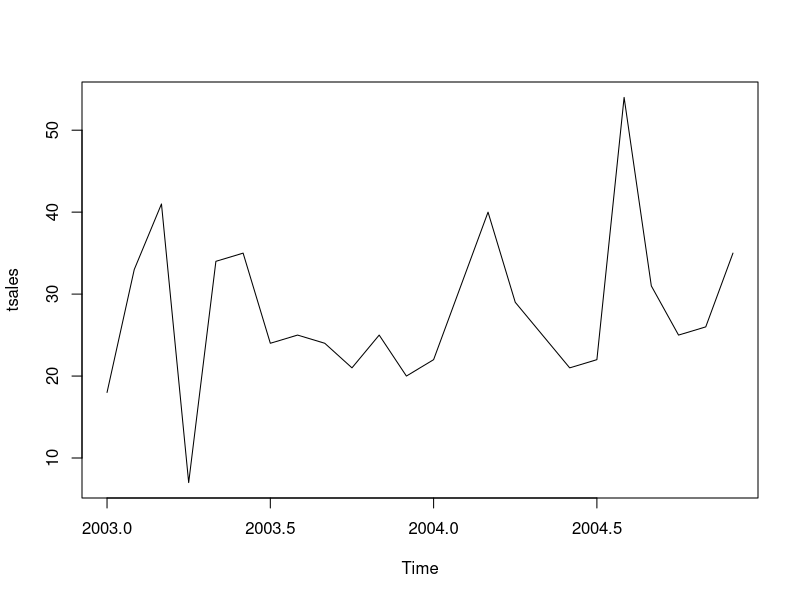
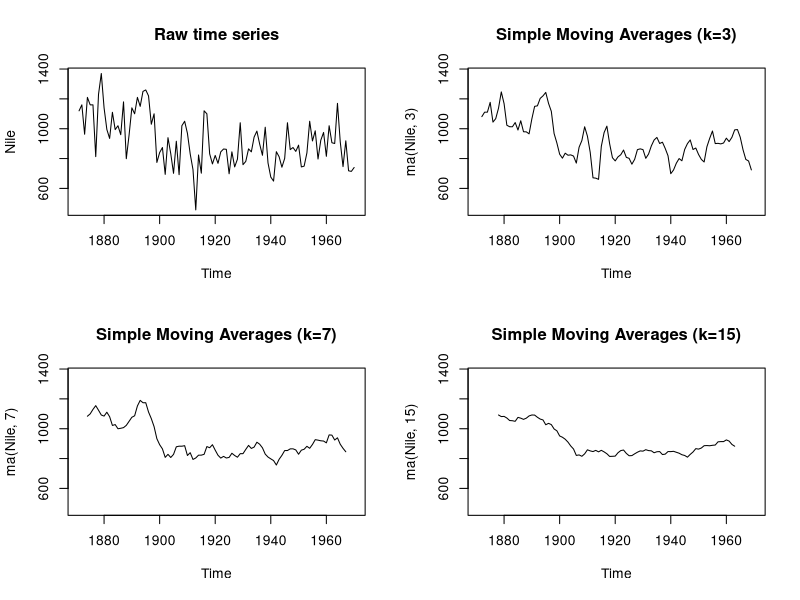
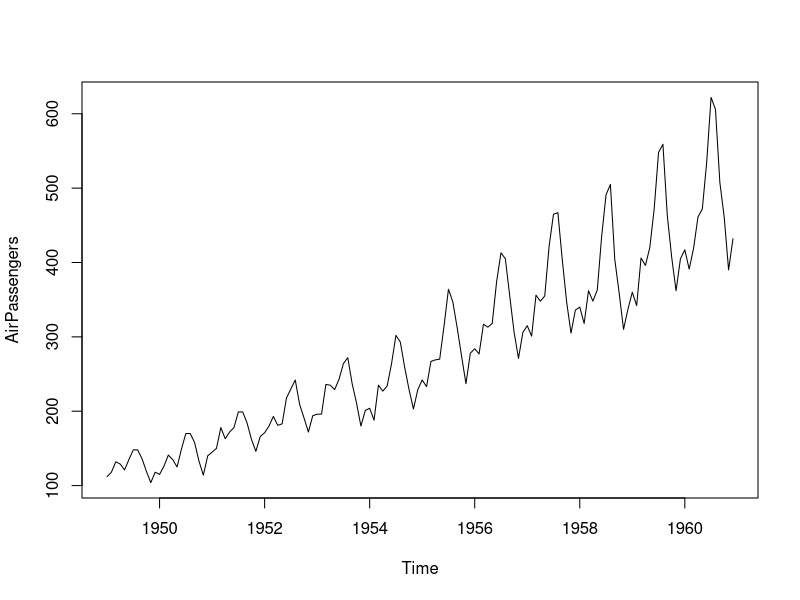
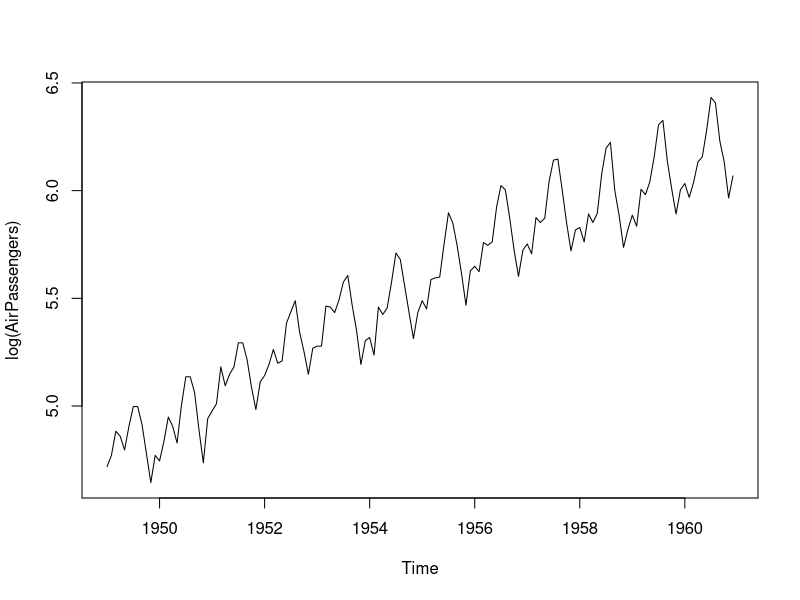
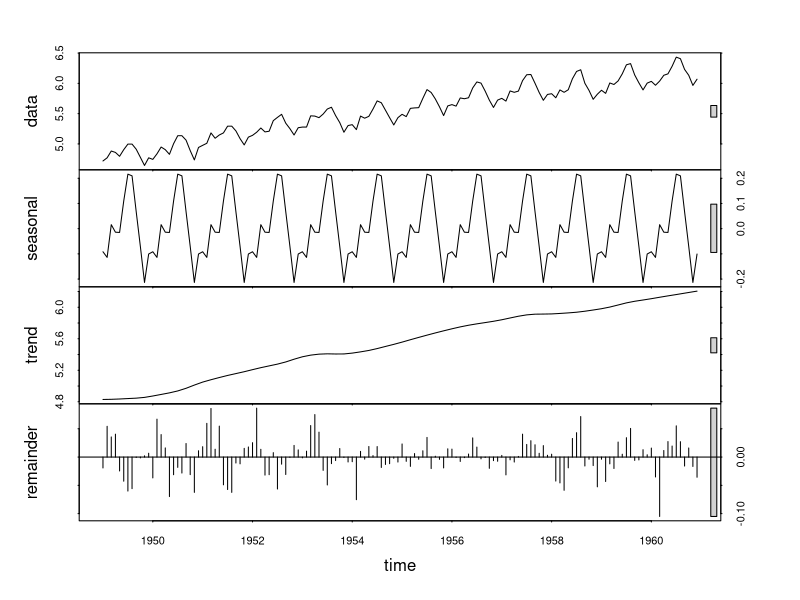
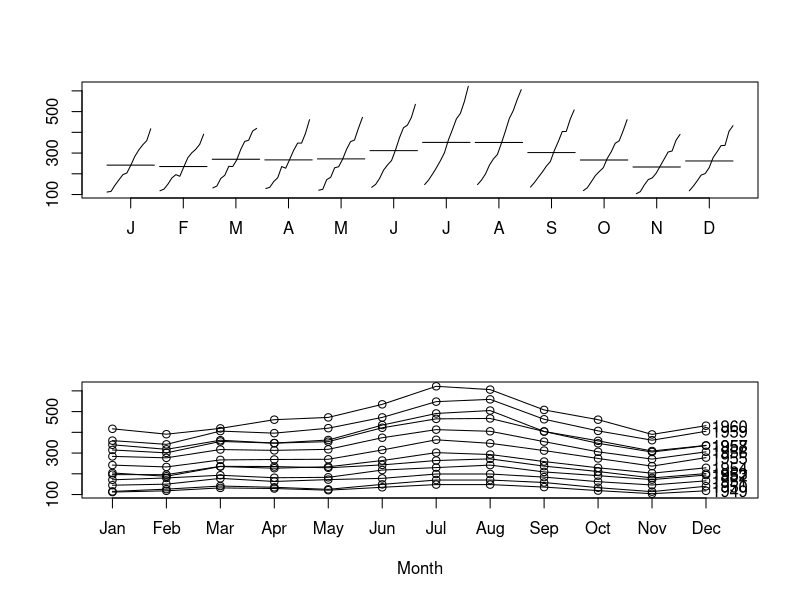
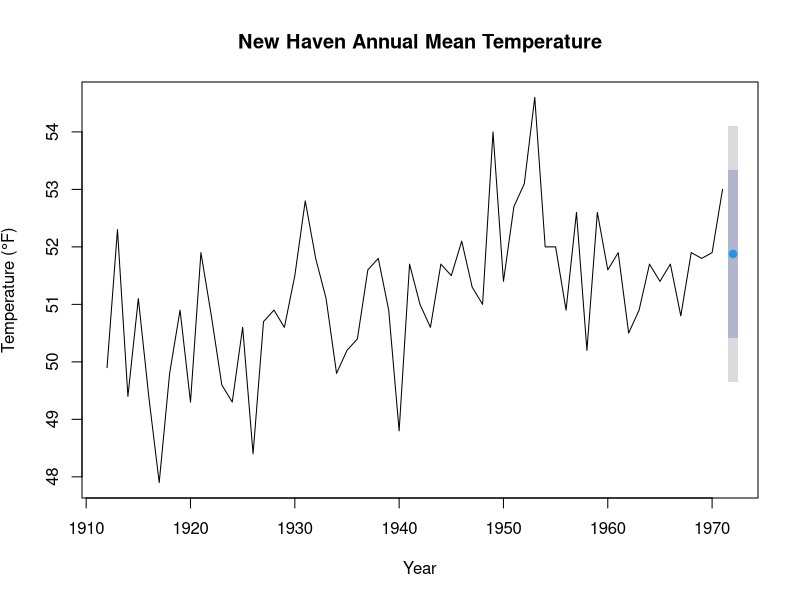

The R script that drew these images, in order: (Note: this script raises an error after producing the figures.)
#-----------------------------------------#
# R in Action (2nd ed): Chapter 15        #
# Time series                             #
# requires forecast, tseries packages     #
# install.packages("forecast", "tseries") #
#-----------------------------------------#

par(ask=TRUE)

# Listing 15.1 - Creating a time series object in R
sales <- c(18, 33, 41,  7, 34, 35, 24, 25, 24, 21, 25, 20, 
           22, 31, 40, 29, 25, 21, 22, 54, 31, 25, 26, 35)
tsales <- ts(sales, start=c(2003, 1), frequency=12) 
tsales
plot(tsales)

start(tsales) 
end(tsales)
frequency(tsales)

tsales.subset <- window(tsales, start=c(2003, 5), end=c(2004, 6))
tsales.subset


# Listing 15.2 - Simple moving averages
library(forecast)
opar <- par(no.readonly=TRUE)
par(mfrow=c(2,2))
ylim <- c(min(Nile), max(Nile))
plot(Nile, main="Raw time series")
plot(ma(Nile, 3), main="Simple Moving Averages (k=3)", ylim=ylim)
plot(ma(Nile, 7), main="Simple Moving Averages (k=7)", ylim=ylim)
plot(ma(Nile, 15), main="Simple Moving Averages (k=15)", ylim=ylim)
par(opar)


# Listing 15.3 - Seasonal decomposition using slt()
plot(AirPassengers)                                               
lAirPassengers <- log(AirPassengers)
plot(lAirPassengers, ylab="log(AirPassengers)")
fit <- stl(lAirPassengers, s.window="period")           
plot(fit)
fit$time.series                                 
exp(fit$time.series)


par(mfrow=c(2,1))
library(forecast)
monthplot(AirPassengers, xlab="",  ylab="")  
seasonplot(AirPassengers, year.labels="TRUE", main="")
par(opar)


# Listing 15.4 - Simple exponential smoothing
library(forecast) 
fit <- HoltWinters(nhtemp, beta=FALSE, gamma=FALSE)      
fit

forecast(fit, 1)  

plot(forecast(fit, 1), xlab="Year", 
     ylab=expression(paste("Temperature (", degree*F,")",)),
     main="New Haven Annual Mean Temperature") 

accuracy(fit) # WRONG ?                                            


# Listing 15.5 - Exponential smoothing with level, slope, and seasonal components
fit <- HoltWinters(log(AirPassengers))      
fit

accuracy(fit)

pred <- forecast(fit, 5)                                  
pred
plot(pred, main="Forecast for Air Travel", 
     ylab="Log(AirPassengers)", xlab="Time")       
pred$mean <- exp(pred$mean)
pred$lower <- exp(pred$lower)
pred$upper <- exp(pred$upper)
p <- cbind(pred$mean, pred$lower, pred$upper)
dimnames(p)[[2]] <- c("mean", "Lo 80", "Lo 95", "Hi 80", "Hi 95")
p


# Listing 15.6 - Automatic exponential forecasting with ets()
library(forecast)
fit <- ets(JohnsonJohnson)
fit
plot(forecast(fit), main="Johnson and Johnson Forecasts", 
     ylab="Quarterly Earnings (Dollars)", xlab="Time")


# Listing 15.7 - Transforming the time series and assessing stationarity
library(forecast)
library(tseries)
plot(Nile)
ndiffs(Nile)
dNile <- diff(Nile)                                              
plot(dNile)
adf.test(dNile)


# Listing 15.8 - Fit an ARIMA model
fit <- arima(Nile, order=c(0,1,1))                                 
fit
accuracy(fit)


# Listing 15.9 - Evaluating the model fit
qqnorm(fit$residuals)     
qqline(fit$residuals)
Box.test(fit$residuals, type="Ljung-Box")


# Listing 15.10 - Forecasting with an ARIMA model
forecast(fit, 3)
plot(forecast(fit, 3), xlab="Year", ylab="Annual Flow")


# Listing 15.11 - Automated ARIMA forecasting
library(forecast)
fit <- auto.arima(sunspots)
fit
forecast(fit, 3)
accuracy(fit)
plot(forecast(fit, 6), xlab="Time", ylab="Number")
# head(sunspots)
# str(sunspots)
# sunspots
